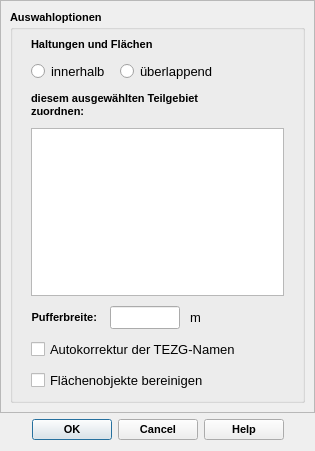
<?xml version="1.0" encoding="UTF-8"?>
<ui version="4.0">
 <class>ConnectDialogBase</class>
 <widget class="QDialog" name="ConnectDialogBase">
  <property name="geometry">
   <rect>
    <x>0</x>
    <y>0</y>
    <width>315</width>
    <height>451</height>
   </rect>
  </property>
  <property name="minimumSize">
   <size>
    <width>250</width>
    <height>150</height>
   </size>
  </property>
  <property name="font">
   <font>
    <family>Tahoma</family>
   </font>
  </property>
  <property name="windowTitle">
   <string>Zuordnung zu Teilgebiet</string>
  </property>
  <layout class="QVBoxLayout" name="verticalLayout">
   <property name="leftMargin">
    <number>0</number>
   </property>
   <property name="topMargin">
    <number>0</number>
   </property>
   <property name="rightMargin">
    <number>0</number>
   </property>
   <item>
    <widget class="QScrollArea" name="scrollArea">
     <property name="widgetResizable">
      <bool>true</bool>
     </property>
     <widget class="QWidget" name="scrollAreaWidgetContents">
      <property name="geometry">
       <rect>
        <x>0</x>
        <y>0</y>
        <width>313</width>
        <height>411</height>
       </rect>
      </property>
      <layout class="QVBoxLayout" name="verticalLayout_3">
       <item>
        <widget class="QGroupBox" name="groupBox_2">
         <property name="font">
          <font>
           <family>Tahoma</family>
           <pointsize>8</pointsize>
           <weight>75</weight>
           <bold>true</bold>
          </font>
         </property>
         <property name="title">
          <string>Auswahloptionen</string>
         </property>
         <layout class="QVBoxLayout" name="verticalLayout_2">
          <property name="spacing">
           <number>10</number>
          </property>
          <property name="leftMargin">
           <number>18</number>
          </property>
          <property name="rightMargin">
           <number>18</number>
          </property>
          <item>
           <widget class="QLabel" name="label_2">
            <property name="text">
             <string>Haltungen und Flächen</string>
            </property>
           </widget>
          </item>
          <item>
           <layout class="QHBoxLayout" name="horizontalLayout">
            <item>
             <widget class="QRadioButton" name="rb_within">
              <property name="font">
               <font>
                <family>Tahoma</family>
                <pointsize>10</pointsize>
                <weight>50</weight>
                <bold>false</bold>
               </font>
              </property>
              <property name="text">
               <string>innerhalb</string>
              </property>
             </widget>
            </item>
            <item>
             <widget class="QRadioButton" name="rb_overlaps">
              <property name="font">
               <font>
                <family>Tahoma</family>
                <pointsize>10</pointsize>
                <weight>50</weight>
                <bold>false</bold>
               </font>
              </property>
              <property name="text">
               <string>überlappend</string>
              </property>
             </widget>
            </item>
            <item>
             <spacer name="horizontalSpacer_2">
              <property name="orientation">
               <enum>Qt::Horizontal</enum>
              </property>
              <property name="sizeHint" stdset="0">
               <size>
                <width>40</width>
                <height>20</height>
               </size>
              </property>
             </spacer>
            </item>
           </layout>
          </item>
          <item>
           <widget class="QLabel" name="label">
            <property name="text">
             <string>diesem ausgewählten Teilgebiet
zuordnen:</string>
            </property>
           </widget>
          </item>
          <item>
           <widget class="QListWidget" name="lw_teilgebiete">
            <property name="font">
             <font>
              <family>Tahoma</family>
              <pointsize>10</pointsize>
              <weight>50</weight>
              <bold>false</bold>
             </font>
            </property>
            <property name="toolTip">
             <string extracomment="Auswahl der zu bearbeitenden Teilgebiete. Alle auswählen mit [Strg]+A"/>
            </property>
            <property name="statusTip">
             <string extracomment="Auswahl der zu bearbeitenden Teilgebiete. Alle auswählen mit [Strg]+A"/>
            </property>
            <property name="selectionMode">
             <enum>QAbstractItemView::ExtendedSelection</enum>
            </property>
           </widget>
          </item>
          <item>
           <layout class="QHBoxLayout" name="horizontalLayout_2">
            <item>
             <widget class="QLabel" name="lb_bufferradius">
              <property name="enabled">
               <bool>true</bool>
              </property>
              <property name="toolTip">
               <string>&lt;html&gt;&lt;head/&gt;&lt;body&gt;&lt;p&gt;Nur bei Auswahl &amp;quot;innerhalb&amp;quot;: die Fläche der Teilgebiete wird bei der Suche um die Pufferbreite vergrößert, um kleine Ungenauigkeiten zu berücksichtigen.&lt;/p&gt;&lt;/body&gt;&lt;/html&gt;</string>
              </property>
              <property name="statusTip">
               <string>&lt;html&gt;&lt;head/&gt;&lt;body&gt;&lt;p&gt;Nur bei Auswahl &amp;quot;innerhalb&amp;quot;: die Fläche der Teilgebiete wird bei der Suche um die Pufferbreite vergrößert, um kleine Ungenauigkeiten zu berücksichtigen.&lt;/p&gt;&lt;/body&gt;&lt;/html&gt;</string>
              </property>
              <property name="text">
               <string>Pufferbreite: </string>
              </property>
              <property name="alignment">
               <set>Qt::AlignRight|Qt::AlignTrailing|Qt::AlignVCenter</set>
              </property>
             </widget>
            </item>
            <item>
             <widget class="QLineEdit" name="tf_bufferradius">
              <property name="enabled">
               <bool>true</bool>
              </property>
              <property name="maximumSize">
               <size>
                <width>70</width>
                <height>16777215</height>
               </size>
              </property>
              <property name="font">
               <font>
                <family>Tahoma</family>
                <pointsize>10</pointsize>
                <weight>50</weight>
                <bold>false</bold>
               </font>
              </property>
              <property name="toolTip">
               <string>&lt;html&gt;&lt;head/&gt;&lt;body&gt;&lt;p&gt;Nur bei Auswahl &amp;quot;innerhalb&amp;quot;: die Fläche der Teilgebiete wird bei der Suche um die Pufferbreite vergrößert, um kleine Ungenauigkeiten zu berücksichtigen.&lt;/p&gt;&lt;/body&gt;&lt;/html&gt;</string>
              </property>
              <property name="statusTip">
               <string>&lt;html&gt;&lt;head/&gt;&lt;body&gt;&lt;p&gt;Nur bei Auswahl &amp;quot;innerhalb&amp;quot;: die Fläche der Teilgebiete wird bei der Suche um die Pufferbreite vergrößert, um kleine Ungenauigkeiten zu berücksichtigen.&lt;/p&gt;&lt;/body&gt;&lt;/html&gt;</string>
              </property>
             </widget>
            </item>
            <item>
             <widget class="QLabel" name="unit_bufferradius">
              <property name="font">
               <font>
                <family>Tahoma</family>
                <pointsize>10</pointsize>
                <weight>50</weight>
                <bold>false</bold>
               </font>
              </property>
              <property name="text">
               <string>m</string>
              </property>
             </widget>
            </item>
            <item>
             <spacer name="horizontalSpacer">
              <property name="orientation">
               <enum>Qt::Horizontal</enum>
              </property>
              <property name="sizeHint" stdset="0">
               <size>
                <width>40</width>
                <height>20</height>
               </size>
              </property>
             </spacer>
            </item>
           </layout>
          </item>
          <item>
           <widget class="QCheckBox" name="cb_autokorrektur">
            <property name="font">
             <font>
              <family>Tahoma</family>
              <pointsize>10</pointsize>
              <weight>50</weight>
              <bold>false</bold>
             </font>
            </property>
            <property name="toolTip">
             <string>&lt;html&gt;&lt;head/&gt;&lt;body&gt;&lt;p&gt;Falls in der Tabelle &amp;quot;tezg&amp;quot; leere oder doppelte Namen (flnam) vorkommen, werden diese mit &amp;quot;ft_nnnn&amp;quot; überschrieben. &lt;/p&gt;&lt;/body&gt;&lt;/html&gt;</string>
            </property>
            <property name="statusTip">
             <string>&lt;html&gt;&lt;head/&gt;&lt;body&gt;&lt;p&gt;Falls in der Tabelle &amp;quot;tezg&amp;quot; leere oder doppelte Namen (flnam) vorkommen, werden diese mit &amp;quot;ft_nnnn&amp;quot; überschrieben. &lt;/p&gt;&lt;/body&gt;&lt;/html&gt;</string>
            </property>
            <property name="text">
             <string>Autokorrektur der TEZG-Namen</string>
            </property>
           </widget>
          </item>
          <item>
           <widget class="QCheckBox" name="cb_geomMakeValid">
            <property name="font">
             <font>
              <family>Tahoma</family>
              <pointsize>10</pointsize>
              <weight>50</weight>
              <bold>false</bold>
             </font>
            </property>
            <property name="toolTip">
             <string>&lt;html&gt;&lt;head/&gt;&lt;body&gt;&lt;p&gt;Vor Beginn der Bearbeitung werden zunächst in den Tabellen &amp;quot;Flächen&amp;quot; und &amp;quot;Haltungsflächen&amp;quot; geometrische Fehler korrigiert.&lt;/p&gt;&lt;/body&gt;&lt;/html&gt;</string>
            </property>
            <property name="statusTip">
             <string>Vor Beginn der Bearbeitung werden zunächst in den Tabellen &quot;Flächen&quot; und &quot;Haltungsflächen&quot; geometrische Fehler korrigiert.</string>
            </property>
            <property name="layoutDirection">
             <enum>Qt::LeftToRight</enum>
            </property>
            <property name="text">
             <string>Flächenobjekte bereinigen</string>
            </property>
           </widget>
          </item>
         </layout>
        </widget>
       </item>
      </layout>
     </widget>
    </widget>
   </item>
   <item>
    <widget class="QDialogButtonBox" name="button_box">
     <property name="font">
      <font>
       <family>Tahoma</family>
       <pointsize>8</pointsize>
       <weight>75</weight>
       <bold>true</bold>
      </font>
     </property>
     <property name="toolTip">
      <string notr="true"/>
     </property>
     <property name="orientation">
      <enum>Qt::Horizontal</enum>
     </property>
     <property name="standardButtons">
      <set>QDialogButtonBox::Cancel|QDialogButtonBox::Help|QDialogButtonBox::Ok</set>
     </property>
     <property name="centerButtons">
      <bool>true</bool>
     </property>
    </widget>
   </item>
  </layout>
 </widget>
 <resources/>
 <connections>
  <connection>
   <sender>button_box</sender>
   <signal>accepted()</signal>
   <receiver>ConnectDialogBase</receiver>
   <slot>accept()</slot>
   <hints>
    <hint type="sourcelabel">
     <x>155</x>
     <y>490</y>
    </hint>
    <hint type="destinationlabel">
     <x>154</x>
     <y>259</y>
    </hint>
   </hints>
  </connection>
  <connection>
   <sender>button_box</sender>
   <signal>rejected()</signal>
   <receiver>ConnectDialogBase</receiver>
   <slot>reject()</slot>
   <hints>
    <hint type="sourcelabel">
     <x>155</x>
     <y>490</y>
    </hint>
    <hint type="destinationlabel">
     <x>154</x>
     <y>259</y>
    </hint>
   </hints>
  </connection>
 </connections>
</ui>
